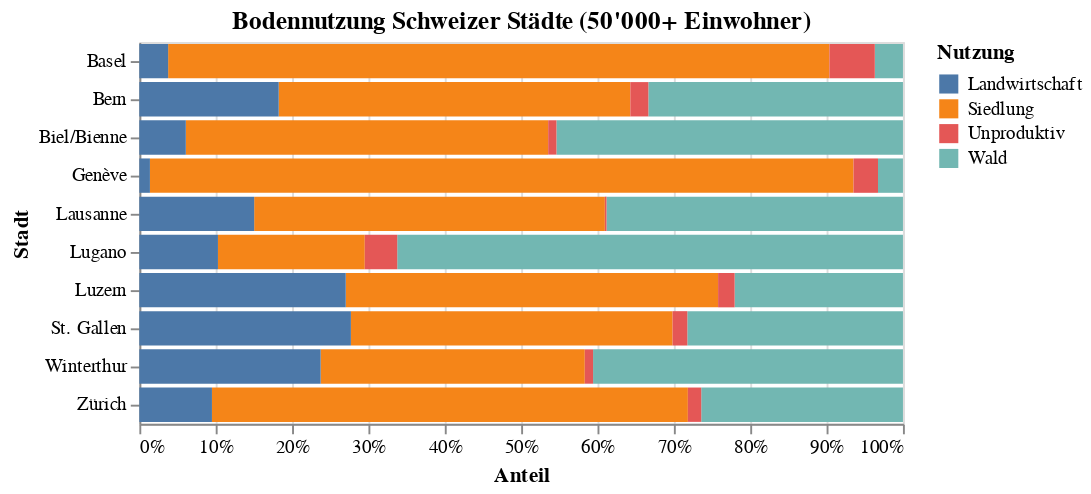

Here is the notebook cell this chart was saved with:
### Code cell
source = duckdb.query('''
    select b.*,
        case variable
        when 'sur_bat13' then 'Siedlung'
        when 'sur_agr13' then 'Landwirtschaft'
        when 'sur_bois13' then 'Wald'
        when 'sur_unp13' then 'Unproduktiv'
        end var_label,
        (select value from bodennutzung_df b2 where b.geo_nr = b2.geo_nr and variable = 'sur_t7913') total_flaeche
    from bodennutzung_df b
    where 1=1
    and geo_nr ~ '^\d+$'
    and class_hab >= 5
    and variable in ('sur_bat13', 'sur_agr13', 'sur_bois13', 'sur_unp13')
    order by geo_nr::numeric
''').to_df()

alt.Chart(source).mark_bar().encode(
    x=alt.X('VALUE', stack="normalize", title='Anteil', axis=alt.Axis(format='.0%')),
    y=alt.Y('GEO_NAME', title='Stadt'),
    color=alt.Color('var_label', legend=alt.Legend(title='Nutzung')),
    tooltip=[
        alt.Tooltip('VALUE:Q', title='Fläche (ha)'),
        alt.Tooltip('anteil:Q', title='Anteil (%)', format='.2%'),
    ],
).transform_calculate(
    anteil='datum.VALUE / datum.total_flaeche'
).properties(
    title='Bodennutzung Schweizer Städte (50\'000+ Einwohner)'
)

### Figure 1 — Vega-Lite specification as saved in the notebook (floating-point values rounded to 4 significant figures)
{"config": {"view": {"continuousWidth": 400, "continuousHeight": 300}}, "data": {"name": "data-d809c659badc8600eebe9f74edb0a152"}, "mark": "bar", "encoding": {"color": {"field": "var_label", "legend": {"title": "Nutzung"}, "type": "nominal"}, "tooltip": [{"field": "VALUE", "title": "Fläche (ha)", "type": "quantitative"}, {"field": "anteil", "format": ".2%", "title": "Anteil (%)", "type": "quantitative"}], "x": {"axis": {"format": ".0%"}, "field": "VALUE", "stack": "normalize", "title": "Anteil", "type": "quantitative"}, "y": {"field": "GEO_NAME", "title": "Stadt", "type": "nominal"}}, "title": "Bodennutzung Schweizer Städte (50'000+ Einwohner)", "transform": [{"calculate": "datum.VALUE / datum.total_flaeche", "as": "anteil"}], "$schema": "https://vega.github.io/schema/vega-lite/v4.17.0.json", "datasets": {"data-d809c659badc8600eebe9f74edb0a152": [{"GEO_NR": "230", "GEO_NAME": "Winterthur", "CLASS_HAB": "6", "GEOM_PERIOD": "2021-04-18", "VARIABLE": "sur_bat13", "SOURCE": "AREA", "VALUE_PERIOD": "2013/2018", "UNIT_VALUE": "Num", "VALUE": 2356.0, "STATUS": "A", "var_label": "Siedlung", "total_flaeche": 6807.0}, {"GEO_NR": "230", "GEO_NAME": "Winterthur", "CLASS_HAB": "6", "GEOM_PERIOD": "2021-04-18", "VARIABLE": "sur_agr13", "SOURCE": "AREA", "VALUE_PERIOD": "2013/2018", "UNIT_VALUE": "Num", "VALUE": 1617.0, "STATUS": "A", "var_label": "Landwirtschaft", "total_flaeche": 6807.0}, {"GEO_NR": "230", "GEO_NAME": "Winterthur", "CLASS_HAB": "6", "GEOM_PERIOD": "2021-04-18", "VARIABLE": "sur_bois13", "SOURCE": "AREA", "VALUE_PERIOD": "2013/2018", "UNIT_VALUE": "Num", "VALUE": 2764.0, "STATUS": "A", "var_label": "Wald", "total_flaeche": 6807.0}, {"GEO_NR": "230", "GEO_NAME": "Winterthur", "CLASS_HAB": "6", "GEOM_PERIOD": "2021-04-18", "VARIABLE": "sur_unp13", "SOURCE": "AREA", "VALUE_PERIOD": "2013/2018", "UNIT_VALUE": "Num", "VALUE": 74.0, "STATUS": "A", "var_label": "Unproduktiv", "total_flaeche": 6807.0}, {"GEO_NR": "261", "GEO_NAME": "Zürich", "CLASS_HAB": "6", "GEOM_PERIOD": "2021-04-18", "VARIABLE": "sur_bat13", "SOURCE": "AREA", "VALUE_PERIOD": "2013/2018", "UNIT_VALUE": "Num", "VALUE": 5481.0, "STATUS": "A", "var_label": "Siedlung", "total_flaeche": 8793.0}, {"GEO_NR": "261", "GEO_NAME": "Zürich", "CLASS_HAB": "6", "GEOM_PERIOD": "2021-04-18", "VARIABLE": "sur_agr13", "SOURCE": "AREA", "VALUE_PERIOD": "2013/2018", "UNIT_VALUE": "Num", "VALUE": 836.0, "STATUS": "A", "var_label": "Landwirtschaft", "total_flaeche": 8793.0}, {"GEO_NR": "261", "GEO_NAME": "Zürich", "CLASS_HAB": "6", "GEOM_PERIOD": "2021-04-18", "VARIABLE": "sur_bois13", "SOURCE": "AREA", "VALUE_PERIOD": "2013/2018", "UNIT_VALUE": "Num", "VALUE": 2323.0, "STATUS": "A", "var_label": "Wald", "total_flaeche": 8793.0}, {"GEO_NR": "261", "GEO_NAME": "Zürich", "CLASS_HAB": "6", "GEOM_PERIOD": "2021-04-18", "VARIABLE": "sur_unp13", "SOURCE": "AREA", "VALUE_PERIOD": "2013/2018", "UNIT_VALUE": "Num", "VALUE": 154.0, "STATUS": "A", "var_label": "Unproduktiv", "total_flaeche": 8793.0}, {"GEO_NR": "351", "GEO_NAME": "Bern", "CLASS_HAB": "6", "GEOM_PERIOD": "2021-04-18", "VARIABLE": "sur_bat13", "SOURCE": "AREA", "VALUE_PERIOD": "2013/2018", "UNIT_VALUE": "Num", "VALUE": 2377.0, "STATUS": "A", "var_label": "Siedlung", "total_flaeche": 5162.0}, {"GEO_NR": "351", "GEO_NAME": "Bern", "CLASS_HAB": "6", "GEOM_PERIOD": "2021-04-18", "VARIABLE": "sur_agr13", "SOURCE": "AREA", "VALUE_PERIOD": "2013/2018", "UNIT_VALUE": "Num", "VALUE": 942.0, "STATUS": "A", "var_label": "Landwirtschaft", "total_flaeche": 5162.0}, {"GEO_NR": "351", "GEO_NAME": "Bern", "CLASS_HAB": "6", "GEOM_PERIOD": "2021-04-18", "VARIABLE": "sur_bois13", "SOURCE": "AREA", "VALUE_PERIOD": "2013/2018", "UNIT_VALUE": "Num", "VALUE": 1721.0, "STATUS": "A", "var_label": "Wald", "total_flaeche": 5162.0}, {"GEO_NR": "351", "GEO_NAME": "Bern", "CLASS_HAB": "6", "GEOM_PERIOD": "2021-04-18", "VARIABLE": "sur_unp13", "SOURCE": "AREA", "VALUE_PERIOD": "2013/2018", "UNIT_VALUE": "Num", "VALUE": 122.0, "STATUS": "A", "var_label": "Unproduktiv", "total_flaeche": 5162.0}, {"GEO_NR": "371", "GEO_NAME": "Biel/Bienne", "CLASS_HAB": "5", "GEOM_PERIOD": "2021-04-18", "VARIABLE": "sur_bat13", "SOURCE": "AREA", "VALUE_PERIOD": "2013/2018", "UNIT_VALUE": "Num", "VALUE": 1006.0, "STATUS": "A", "var_label": "Siedlung", "total_flaeche": 2119.0}, {"GEO_NR": "371", "GEO_NAME": "Biel/Bienne", "CLASS_HAB": "5", "GEOM_PERIOD": "2021-04-18", "VARIABLE": "sur_agr13", "SOURCE": "AREA", "VALUE_PERIOD": "2013/2018", "UNIT_VALUE": "Num", "VALUE": 129.0, "STATUS": "A", "var_label": "Landwirtschaft", "total_flaeche": 2119.0}, {"GEO_NR": "371", "GEO_NAME": "Biel/Bienne", "CLASS_HAB": "5", "GEOM_PERIOD": "2021-04-18", "VARIABLE": "sur_bois13", "SOURCE": "AREA", "VALUE_PERIOD": "2013/2018", "UNIT_VALUE": "Num", "VALUE": 962.0, "STATUS": "A", "var_label": "Wald", "total_flaeche": 2119.0}, {"GEO_NR": "371", "GEO_NAME": "Biel/Bienne", "CLASS_HAB": "5", "GEOM_PERIOD": "2021-04-18", "VARIABLE": "sur_unp13", "SOURCE": "AREA", "VALUE_PERIOD": "2013/2018", "UNIT_VALUE": "Num", "VALUE": 23.0, "STATUS": "A", "var_label": "Unproduktiv", "total_flaeche": 2119.0}, {"GEO_NR": "1061", "GEO_NAME": "Luzern", "CLASS_HAB": "5", "GEOM_PERIOD": "2021-04-18", "VARIABLE": "sur_bat13", "SOURCE": "AREA", "VALUE_PERIOD": "2013/2018", "UNIT_VALUE": "Num", "VALUE": 1418.0, "STATUS": "A", "var_label": "Siedlung", "total_flaeche": 2910.0}, {"GEO_NR": "1061", "GEO_NAME": "Luzern", "CLASS_HAB": "5", "GEOM_PERIOD": "2021-04-18", "VARIABLE": "sur_agr13", "SOURCE": "AREA", "VALUE_PERIOD": "2013/2018", "UNIT_VALUE": "Num", "VALUE": 786.0, "STATUS": "A", "var_label": "Landwirtschaft", "total_flaeche": 2910.0}, {"GEO_NR": "1061", "GEO_NAME": "Luzern", "CLASS_HAB": "5", "GEOM_PERIOD": "2021-04-18", "VARIABLE": "sur_bois13", "SOURCE": "AREA", "VALUE_PERIOD": "2013/2018", "UNIT_VALUE": "Num", "VALUE": 641.0, "STATUS": "A", "var_label": "Wald", "total_flaeche": 2910.0}, {"GEO_NR": "1061", "GEO_NAME": "Luzern", "CLASS_HAB": "5", "GEOM_PERIOD": "2021-04-18", "VARIABLE": "sur_unp13", "SOURCE": "AREA", "VALUE_PERIOD": "2013/2018", "UNIT_VALUE": "Num", "VALUE": 63.0, "STATUS": "A", "var_label": "Unproduktiv", "total_flaeche": 2910.0}, {"GEO_NR": "2701", "GEO_NAME": "Basel", "CLASS_HAB": "6", "GEOM_PERIOD": "2021-04-18", "VARIABLE": "sur_bat13", "SOURCE": "AREA", "VALUE_PERIOD": "2013/2018", "UNIT_VALUE": "Num", "VALUE": 2068.0, "STATUS": "A", "var_label": "Siedlung", "total_flaeche": 2385.0}, {"GEO_NR": "2701", "GEO_NAME": "Basel", "CLASS_HAB": "6", "GEOM_PERIOD": "2021-04-18", "VARIABLE": "sur_agr13", "SOURCE": "AREA", "VALUE_PERIOD": "2013/2018", "UNIT_VALUE": "Num", "VALUE": 90.0, "STATUS": "A", "var_label": "Landwirtschaft", "total_flaeche": 2385.0}, {"GEO_NR": "2701", "GEO_NAME": "Basel", "CLASS_HAB": "6", "GEOM_PERIOD": "2021-04-18", "VARIABLE": "sur_bois13", "SOURCE": "AREA", "VALUE_PERIOD": "2013/2018", "UNIT_VALUE": "Num", "VALUE": 88.0, "STATUS": "A", "var_label": "Wald", "total_flaeche": 2385.0}, {"GEO_NR": "2701", "GEO_NAME": "Basel", "CLASS_HAB": "6", "GEOM_PERIOD": "2021-04-18", "VARIABLE": "sur_unp13", "SOURCE": "AREA", "VALUE_PERIOD": "2013/2018", "UNIT_VALUE": "Num", "VALUE": 142.0, "STATUS": "A", "var_label": "Unproduktiv", "total_flaeche": 2385.0}, {"GEO_NR": "3203", "GEO_NAME": "St. Gallen", "CLASS_HAB": "5", "GEOM_PERIOD": "2021-04-18", "VARIABLE": "sur_bat13", "SOURCE": "AREA", "VALUE_PERIOD": "2013/2018", "UNIT_VALUE": "Num", "VALUE": 1656.0, "STATUS": "A", "var_label": "Siedlung", "total_flaeche": 3938.0}, {"GEO_NR": "3203", "GEO_NAME": "St. Gallen", "CLASS_HAB": "5", "GEOM_PERIOD": "2021-04-18", "VARIABLE": "sur_agr13", "SOURCE": "AREA", "VALUE_PERIOD": "2013/2018", "UNIT_VALUE": "Num", "VALUE": 1089.0, "STATUS": "A", "var_label": "Landwirtschaft", "total_flaeche": 3938.0}, {"GEO_NR": "3203", "GEO_NAME": "St. Gallen", "CLASS_HAB": "5", "GEOM_PERIOD": "2021-04-18", "VARIABLE": "sur_bois13", "SOURCE": "AREA", "VALUE_PERIOD": "2013/2018", "UNIT_VALUE": "Num", "VALUE": 1110.0, "STATUS": "A", "var_label": "Wald", "total_flaeche": 3938.0}, {"GEO_NR": "3203", "GEO_NAME": "St. Gallen", "CLASS_HAB": "5", "GEOM_PERIOD": "2021-04-18", "VARIABLE": "sur_unp13", "SOURCE": "AREA", "VALUE_PERIOD": "2013/2018", "UNIT_VALUE": "Num", "VALUE": 76.0, "STATUS": "A", "var_label": "Unproduktiv", "total_flaeche": 3938.0}, {"GEO_NR": "5192", "GEO_NAME": "Lugano", "CLASS_HAB": "5", "GEOM_PERIOD": "2021-04-18", "VARIABLE": "sur_bat13", "SOURCE": "AREA", "VALUE_PERIOD": "2013/2018", "UNIT_VALUE": "Num", "VALUE": 1461.0, "STATUS": "A", "var_label": "Siedlung", "total_flaeche": 7585.0}, {"GEO_NR": "5192", "GEO_NAME": "Lugano", "CLASS_HAB": "5", "GEOM_PERIOD": "2021-04-18", "VARIABLE": "sur_agr13", "SOURCE": "AREA", "VALUE_PERIOD": "2013/2018", "UNIT_VALUE": "Num", "VALUE": 782.0, "STATUS": "A", "var_label": "Landwirtschaft", "total_flaeche": 7585.0}, {"GEO_NR": "5192", "GEO_NAME": "Lugano", "CLASS_HAB": "5", "GEOM_PERIOD": "2021-04-18", "VARIABLE": "sur_bois13", "SOURCE": "AREA", "VALUE_PERIOD": "2013/2018", "UNIT_VALUE": "Num", "VALUE": 5032.0, "STATUS": "A", "var_label": "Wald", "total_flaeche": 7585.0}, {"GEO_NR": "5192", "GEO_NAME": "Lugano", "CLASS_HAB": "5", "GEOM_PERIOD": "2021-04-18", "VARIABLE": "sur_unp13", "SOURCE": "AREA", "VALUE_PERIOD": "2013/2018", "UNIT_VALUE": "Num", "VALUE": 323.0, "STATUS": "A", "var_label": "Unproduktiv", "total_flaeche": 7585.0}, {"GEO_NR": "5586", "GEO_NAME": "Lausanne", "CLASS_HAB": "6", "GEOM_PERIOD": "2021-04-18", "VARIABLE": "sur_bat13", "SOURCE": "AREA", "VALUE_PERIOD": "2013/2018", "UNIT_VALUE": "Num", "VALUE": 1900.0, "STATUS": "A", "var_label": "Siedlung", "total_flaeche": 4138.0}, {"GEO_NR": "5586", "GEO_NAME": "Lausanne", "CLASS_HAB": "6", "GEOM_PERIOD": "2021-04-18", "VARIABLE": "sur_agr13", "SOURCE": "AREA", "VALUE_PERIOD": "2013/2018", "UNIT_VALUE": "Num", "VALUE": 622.0, "STATUS": "A", "var_label": "Landwirtschaft", "total_flaeche": 4138.0}, {"GEO_NR": "5586", "GEO_NAME": "Lausanne", "CLASS_HAB": "6", "GEOM_PERIOD": "2021-04-18", "VARIABLE": "sur_bois13", "SOURCE": "AREA", "VALUE_PERIOD": "2013/2018", "UNIT_VALUE": "Num", "VALUE": 1606.0, "STATUS": "A", "var_label": "Wald", "total_flaeche": 4138.0}, {"GEO_NR": "5586", "GEO_NAME": "Lausanne", "CLASS_HAB": "6", "GEOM_PERIOD": "2021-04-18", "VARIABLE": "sur_unp13", "SOURCE": "AREA", "VALUE_PERIOD": "2013/2018", "UNIT_VALUE": "Num", "VALUE": 9.0, "STATUS": "A", "var_label": "Unproduktiv", "total_flaeche": 4138.0}, {"GEO_NR": "6621", "GEO_NAME": "Genève", "CLASS_HAB": "6", "GEOM_PERIOD": "2021-04-18", "VARIABLE": "sur_bat13", "SOURCE": "AREA", "VALUE_PERIOD": "2013/2018", "UNIT_VALUE": "Num", "VALUE": 1465.0, "STATUS": "A", "var_label": "Siedlung", "total_flaeche": 1593.0}, {"GEO_NR": "6621", "GEO_NAME": "Genève", "CLASS_HAB": "6", "GEOM_PERIOD": "2021-04-18", "VARIABLE": "sur_agr13", "SOURCE": "AREA", "VALUE_PERIOD": "2013/2018", "UNIT_VALUE": "Num", "VALUE": 22.0, "STATUS": "A", "var_label": "Landwirtschaft", "total_flaeche": 1593.0}, {"GEO_NR": "6621", "GEO_NAME": "Genève", "CLASS_HAB": "6", "GEOM_PERIOD": "2021-04-18", "VARIABLE": "sur_bois13", "SOURCE": "AREA", "VALUE_PERIOD": "2013/2018", "UNIT_VALUE": "Num", "VALUE": 52.0, "STATUS": "A", "var_label": "Wald", "total_flaeche": 1593.0}, {"GEO_NR": "6621", "GEO_NAME": "Genève", "CLASS_HAB": "6", "GEOM_PERIOD": "2021-04-18", "VARIABLE": "sur_unp13", "SOURCE": "AREA", "VALUE_PERIOD": "2013/2018", "UNIT_VALUE": "Num", "VALUE": 51.0, "STATUS": "A", "var_label": "Unproduktiv", "total_flaeche": 1593.0}]}}
